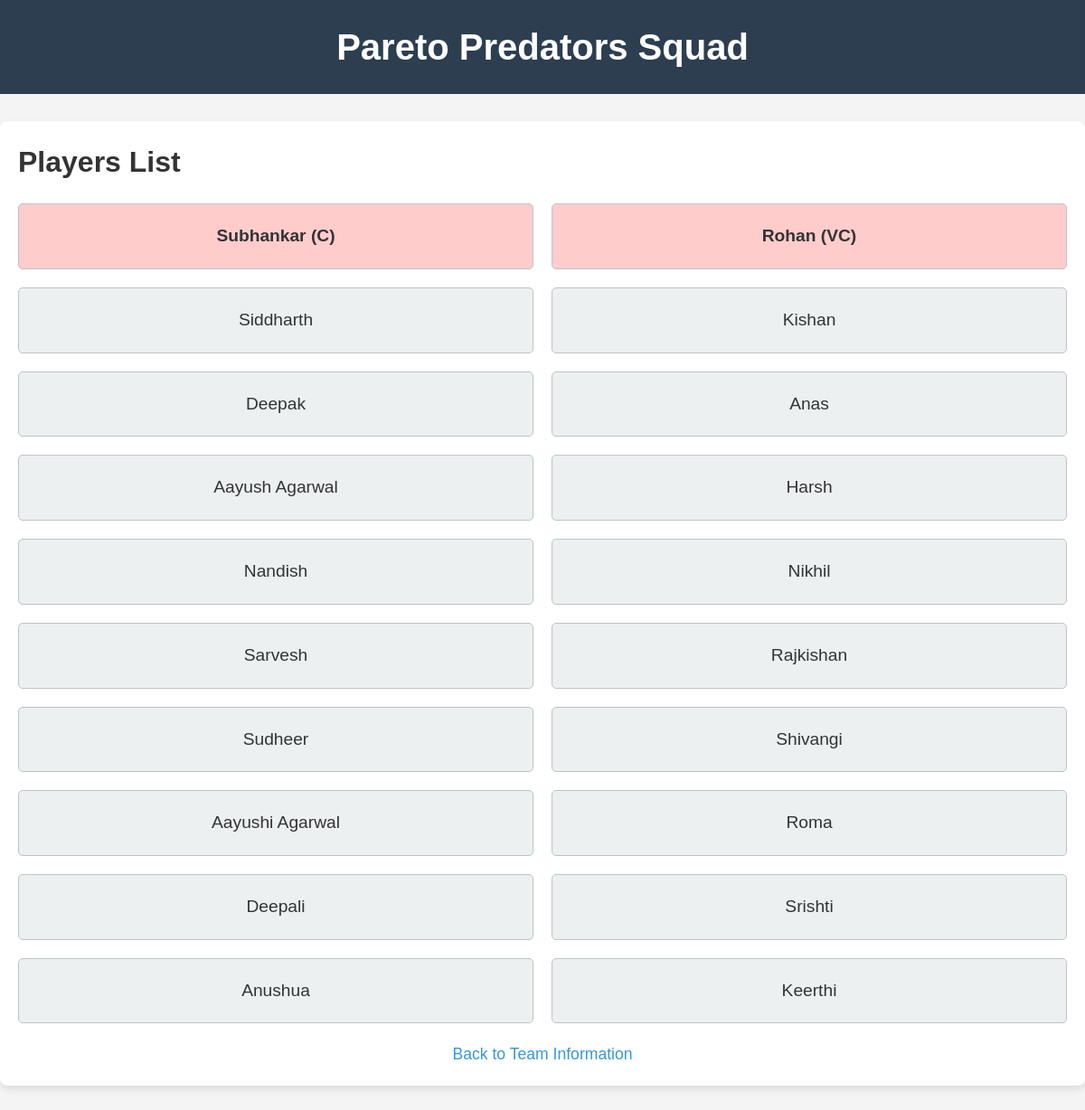
/team3.html, run on the app's committed database.
### tables this page shows
CREATE TABLE "team3" (
	"name"	TEXT,
	"id"	INTEGER NOT NULL,
	PRIMARY KEY("id" AUTOINCREMENT)
);

### app.py (the view)
@app.route('/<team_name>.html')
def team_page(team_name):
    players = query_db(f'SELECT * FROM {team_name}')
    player_names = [player[0] for player in players]
    return render_template(f'{team_name}.html', players=player_names)

### app.py (called while the page is built)
def query_db(query, args=(), one=False):
    conn = sqlite3.connect('sports_fest.db')
    conn.row_factory = sqlite3.Row  # Ensures the results are returned as a dictionary
    cur = conn.cursor()
    cur.execute(query, args)
    rv = cur.fetchall()  # Fetch all rows
    conn.close()  # No need for commit for SELECT queries
    return (rv[0] if rv else None) if one else rv

### templates/team3.html (shortened to what this page needs)
<!DOCTYPE html>
<html lang="en">
<head>
    <link rel="stylesheet" href="{{ url_for('static', filename='team3.css') }}">
</head>
<body>
    <header>
        <h1>Pareto Predators Squad</h1>
    </header>
    <main>
        <h2>Players List</h2>
        <ul>
            {% for player in players %}
                <li>{{ player }}</li>
            {% endfor %}
        </ul>
        <p><a href="/team-information">Back to Team Information</a></p>
    </main>
</body>
</html>

### static/team3.css (style rules this page uses)
* { margin: 0; padding: 0; box-sizing: border-box; }
body { font-family: Arial, sans-serif; background-color: #f4f4f4; color: #333; line-height: 1.6; }
header { background-color: #2c3e50; color: white; padding: 20px; text-align: center; }
header h1 { font-size: 2.5rem; }
main { max-width: 1200px; margin: 30px auto; padding: 20px; background-color: white; border-radius: 8px; box-shadow: 0 4px 8px rgba(0, 0, 0, 0.1); }
main h2 { font-size: 2rem; margin-bottom: 20px; }
ul { display: grid; grid-template-columns: repeat(2, 1fr); gap: 20px; list-style: none; padding: 0; }
ul li { font-size: 1.2rem; padding: 20px; background-color: #ecf0f1; border: 1px solid #bdc3c7; border-radius: 5px; text-align: center; transition: background-color 0.3s ease, transform 0.3s ease; }
ul li:first-child, ul li:nth-child(2) { background-color: #ffcccc; font-weight: bold; }
p { text-align: center; margin-top: 20px; }
p a { text-decoration: none; color: #3498db; font-size: 1.1rem; }

### data on the page
team3: name "Subhankar (C)"
team3: name "Rohan (VC)"
team3: name "Siddharth"
team3: name "Kishan"
team3: name "Deepak"
team3: name "Anas"
team3: name "Aayush Agarwal"
team3: name "Harsh"
team3: name "Nandish"
team3: name "Nikhil"
team3: name "Sarvesh"
team3: name "Rajkishan"
team3: name "Sudheer"
team3: name "Shivangi"
team3: name "Aayushi Agarwal"
team3: name "Roma"
team3: name "Deepali"
team3: name "Srishti"
team3: name "Anushua"
team3: name "Keerthi"
